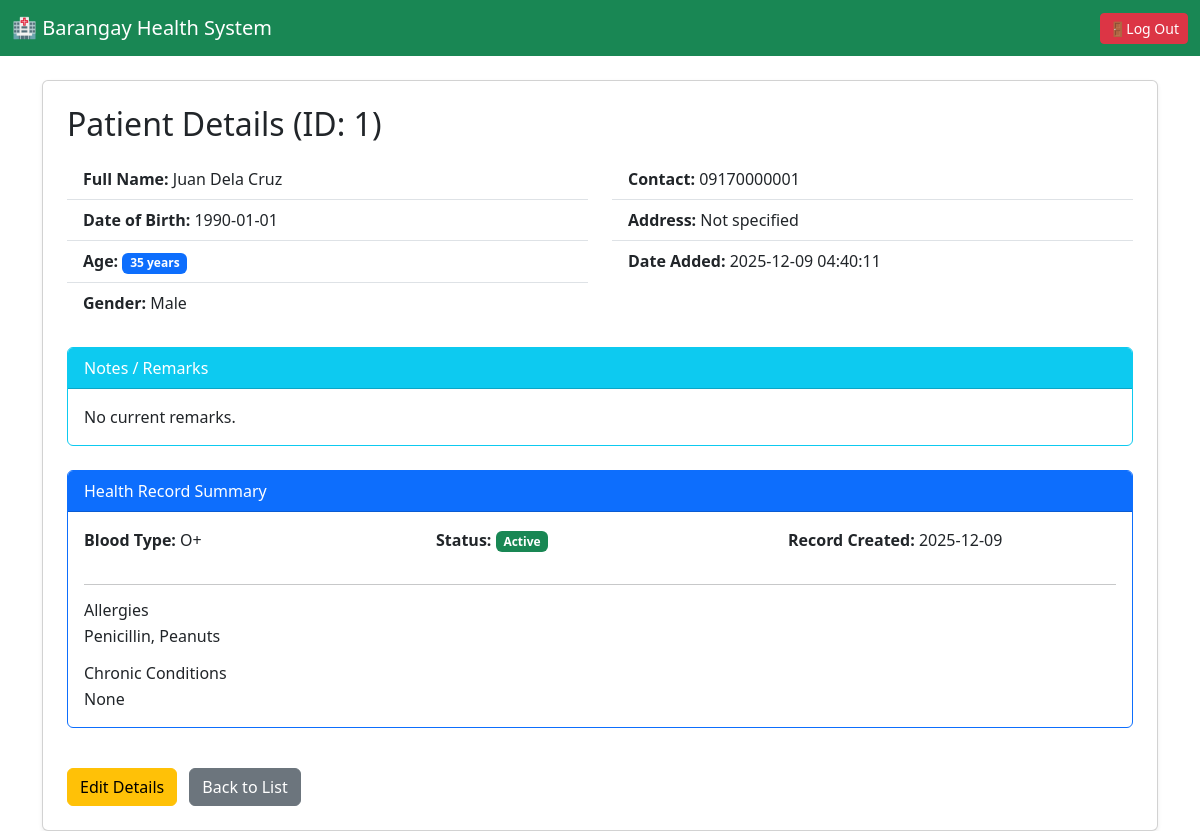
The page /view/1 (signed in) on the database its author committed.
### tables this page shows
CREATE TABLE patients (
            id INTEGER PRIMARY KEY AUTOINCREMENT,
            last_name TEXT NOT NULL,
            first_name TEXT NOT NULL,
            middle_name TEXT,
            suffix TEXT,
            dob TEXT NOT NULL,
            sex TEXT NOT NULL,
            contact TEXT,
            address TEXT,
            notes TEXT,
            created_at TIMESTAMP DEFAULT CURRENT_TIMESTAMP
        );

CREATE TABLE health_records (
            id INTEGER PRIMARY KEY AUTOINCREMENT,
            patient_id INTEGER NOT NULL UNIQUE,
            blood_type TEXT,
            allergies TEXT,
            chronic_conditions TEXT,
            status TEXT DEFAULT 'Active',
            created_at TIMESTAMP DEFAULT CURRENT_TIMESTAMP,
            updated_at TIMESTAMP DEFAULT CURRENT_TIMESTAMP,
            FOREIGN KEY (patient_id) REFERENCES patients(id)
        );

### app.py (the view, shortened to what this page needs)
@app.route("/view/<int:id>")
@login_required # SECURED
def view_patient(id):
    db = get_db()
    c = db.cursor()
    patient = c.execute("SELECT * FROM patients WHERE id = ?", (id,)).fetchone()
    if not patient:
        return "Patient not found", 404
    patient_dict = dict(patient)
    patient_dict["age"] = calculate_age(patient["dob"])
    patient_dict["gender"] = patient["sex"]
    patient_dict["date_added"] = patient["created_at"]
    health = c.execute("SELECT * FROM health_records WHERE patient_id = ?", (id,)).fetchone()
    if health:
        try:
            patient_dict["blood_type"] = health["blood_type"]
            patient_dict["allergies"] = health["allergies"]
            patient_dict["chronic_conditions"] = health["chronic_conditions"]
            patient_dict["health_status"] = health["status"]
            patient_dict["health_created_at"] = health["created_at"]
            patient_dict["health_updated_at"] = health["updated_at"]
        except Exception:
            patient_dict["blood_type"] = health[2] if len(health) > 2 else None
            patient_dict["allergies"] = health[3] if len(health) > 3 else None
            patient_dict["chronic_conditions"] = health[4] if len(health) > 4 else None
            patient_dict["health_status"] = health[5] if len(health) > 5 else None
            patient_dict["health_created_at"] = health[6] if len(health) > 6 else None
            patient_dict["health_updated_at"] = health[7] if len(health) > 7 else None
    return render_template("view_records.html", patient=patient_dict)

### app.py (called while the page is built)
def login_required(f):
    @wraps(f)
    def decorated_function(*args, **kwargs):
        if session.get("role") != 'worker':
            return redirect(url_for('worker_signin'))
        return f(*args, **kwargs)
    return decorated_function

def calculate_age(dob_str):
    try:
        dob = datetime.strptime(dob_str, "%Y-%m-%d").date()
        today = date.today()
        return today.year - dob.year - ((today.month, today.day) < (dob.month, dob.day))
    except (ValueError, TypeError):
        return None

def get_db():
    db = getattr(g, "_database", None)
    if db is None:
        db = g._database = sqlite3.connect(DATABASE)
        db.row_factory = sqlite3.Row
    return db

@app.teardown_appcontext
def close_connection(exception):
    db = getattr(g, "_database", None)
    if db is not None:
        db.close()

### templates/view_records.html
{% extends "layout.html" %}
{% block content %}
<div class="card shadow-sm p-4">
  <h2 class="mb-3">Patient Details (ID: {{ patient.id }})</h2>
  <div class="row mb-4">
    <div class="col-md-6">
      <ul class="list-group list-group-flush">
        <li class="list-group-item"><strong>Full Name:</strong> {{ patient.first_name }} {{ patient.middle_name or '' }} {{ patient.last_name }} {{ patient.suffix or '' }}</li>
        <li class="list-group-item"><strong>Date of Birth:</strong> {{ patient.dob }}</li>
        <li class="list-group-item"><strong>Age:</strong> <span class="badge bg-primary">{{ patient.age }} years</span></li>
        <li class="list-group-item"><strong>Gender:</strong> {{ patient.gender }}</li>
      </ul>
    </div>
    <div class="col-md-6">
      <ul class="list-group list-group-flush">
        <li class="list-group-item"><strong>Contact:</strong> {{ patient.contact }}</li>
        <li class="list-group-item"><strong>Address:</strong> {{ patient.address or 'Not specified' }}</li>
        <li class="list-group-item"><strong>Date Added:</strong> {{ patient.created_at }}</li>
      </ul>
    </div>
  </div>
  <div class="card border-info mb-4">
    <div class="card-header bg-info text-white">Notes / Remarks</div>
    <div class="card-body">
      <p class="card-text">{{ patient.notes or 'No current remarks.' }}</p>
    </div>
  </div>
  <div class="card border-primary mb-4">
    <div class="card-header bg-primary text-white">Health Record Summary</div>
    <div class="card-body">
      <div class="row">
        <div class="col-md-4">
          <p><strong>Blood Type:</strong> {{ patient.blood_type or 'Not set' }}</p>
        </div>
        <div class="col-md-4">
          <p><strong>Status:</strong> <span class="badge bg-{% if patient.health_status == 'Active' %}success{% else %}secondary{% endif %}">{{ patient.health_status or 'Unknown' }}</span></p>
        </div>
        <div class="col-md-4">
          <p><strong>Record Created:</strong> {{ patient.health_created_at[:10] if patient.health_created_at else 'N/A' }}</p>
        </div>
      </div>
      <hr>
      <div class="mb-3">
        <h6 class="mb-1">Allergies</h6>
        <p class="mb-0">{{ patient.allergies or 'No allergies recorded' }}</p>
      </div>
      <div>
        <h6 class="mb-1">Chronic Conditions</h6>
        <p class="mb-0">{{ patient.chronic_conditions or 'No chronic conditions recorded' }}</p>
      </div>
    </div>
  </div>
  <div class="mt-3">
    <a href="{{ url_for('edit_patient', id=patient.id) }}" class="btn btn-warning me-2">Edit Details</a>
    <a href="{{ url_for('patients') }}" class="btn btn-secondary">Back to List</a>
  </div>
</div>
{% endblock %}

### rows shown on the page
patients: first_name "Juan", last_name "Dela Cruz", dob "1990-01-01", gender "Male", contact "09170000001", created_at "2025-12-09 04:40:11"
health_records: blood_type "O+", status "Active", created_at "2025-12-09", allergies "Penicillin, Peanuts", chronic_conditions "None"

### other values the page prints
{{ patient.id }} "1"
{{ patient.age }} "35"
{{ patient.address or 'Not specified' }} "Not specified"
{{ patient.notes or 'No current remarks.' }} "No current remarks."
